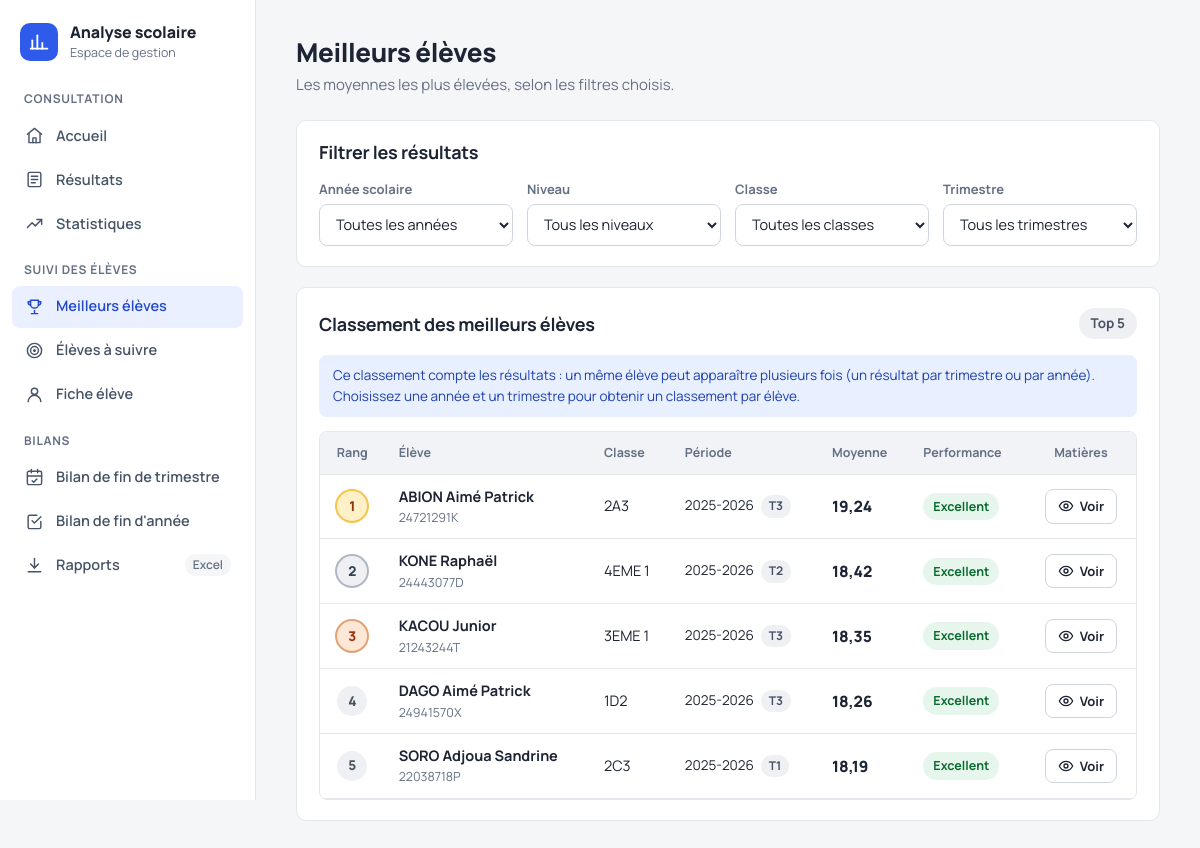
/meilleurs-eleves/, run on the app's committed database.
### analyse/models.py (models this page shows, shortened)
class Resultat(models.Model):
    TRIMESTRE_CHOICES = [
        ("T1", "Trimestre 1"),
        ("T2", "Trimestre 2"),
        ("T3", "Trimestre 3"),
    ]
    eleve = models.ForeignKey(
        Eleve,
        on_delete=models.CASCADE,
        related_name="resultats"
    )
    annee_scolaire = models.ForeignKey(
        AnneeScolaire,
        on_delete=models.CASCADE,
        related_name="resultats"
    )
    classe = models.ForeignKey(
        Classe,
        on_delete=models.CASCADE,
        related_name="resultats"
    )
    trimestre = models.CharField(
        max_length=2,
        choices=TRIMESTRE_CHOICES
    )
    composition_francaise = models.DecimalField(
        max_digits=5,
        decimal_places=2,
        null=True,
        blank=True
    )
    orthographe_grammaire = models.DecimalField(
        max_digits=5,
        decimal_places=2,
        null=True,
        blank=True
    )
    expression_orale = models.DecimalField(
        max_digits=5,
        decimal_places=2,
        null=True,
        blank=True
    )
    hist_geo = models.DecimalField(
        max_digits=5,
        decimal_places=2,
        null=True,
        blank=True
    )
    espagnol = models.DecimalField(
        max_digits=5,
        decimal_places=2,
        null=True,
        blank=True
    )
    allemand = models.DecimalField(
        max_digits=5,
        decimal_places=2,
        null=True,
        blank=True
    )
    anglais = models.DecimalField(
        max_digits=5,
        decimal_places=2,
        null=True,
        blank=True
    )
    francais = models.DecimalField(
        max_digits=5,
        decimal_places=2,
        null=True,
        blank=True
    )
    conduite = models.DecimalField(
        max_digits=5,
        decimal_places=2,
        null=True,
        blank=True
    )
    edhc = models.DecimalField(
        max_digits=5,
        decimal_places=2,
        null=True,
        blank=True
    )
    eps = models.DecimalField(
        max_digits=5,
        decimal_places=2,
        null=True,
        blank=True
    )
    svt = models.DecimalField(
        max_digits=5,
        decimal_places=2,
        null=True,
        blank=True
    )
    physiques_chimie = models.DecimalField(
        max_digits=5,
        decimal_places=2,
        null=True,
        blank=True
    )
    mathematiques = models.DecimalField(
        max_digits=5,
        decimal_places=2,
        null=True,
        blank=True
    )
    philosophie = models.DecimalField(
        max_digits=5,
        decimal_places=2,
        null=True,
        blank=True
    )
    moyenne_trimestrielle = models.DecimalField(
        max_digits=5,
        decimal_places=2,
        null=True,
        blank=True
    )
    rang = models.PositiveIntegerField(
        null=True,
        blank=True
    )
    class Meta:
        constraints = [
            models.UniqueConstraint(
                fields=[
                    "eleve",
                    "annee_scolaire",
                    "trimestre"
                ],
                name="resultat_unique_par_trimestre"
            )
        ]

class Eleve(models.Model):
    GENRE_CHOICES = [
        ("M", "Masculin"),
        ("F", "Féminin"),
    ]
    matricule = models.CharField(
        max_length=50,
        unique=True
    )
    nom = models.CharField(max_length=100)
    prenoms = models.CharField(max_length=150)
    genre = models.CharField(
        max_length=1,
        choices=GENRE_CHOICES,
        blank=True
    )
    date_naissance = models.DateField(
        null=True,
        blank=True
    )
    nationalite = models.CharField(
        max_length=100,
        blank=True
    )
    redoublant = models.BooleanField(
        default=False
    )
    statut = models.CharField(
        max_length=100,
        blank=True
    )

class Classe(models.Model):
    nom = models.CharField(max_length=100)
    niveau = models.CharField(max_length=100, blank=True)

class AnneeScolaire(models.Model):
    nom = models.CharField(max_length=20, unique=True)

### analyse/views.py (the view, shortened to what this page needs)
def meilleurs_eleves(request):
    annee_id = request.GET.get("annee")
    classe_id = request.GET.get("classe")
    trimestre = request.GET.get("trimestre")
    niveau = request.GET.get("niveau")
    annees = AnneeScolaire.objects.all().order_by("-nom")
    classes = Classe.objects.all().order_by("nom")
    niveaux_uniques = Classe.objects.values_list(
        'niveau', flat=True
    ).distinct().exclude(niveau='').order_by('niveau')
    resultats = Resultat.objects.select_related(
        "eleve",
        "annee_scolaire",
        "classe"
    )
    if niveau:
        resultats = resultats.filter(classe__niveau=niveau)
    if annee_id:
        resultats = resultats.filter(annee_scolaire_id=annee_id)
    if classe_id:
        resultats = resultats.filter(classe_id=classe_id)
    if trimestre:
        resultats = resultats.filter(trimestre=trimestre)
    if niveau:
        classes = classes.filter(niveau=niveau)
    meilleurs_eleves_liste = list(
        resultats
        .exclude(moyenne_trimestrielle=0)
        .order_by("-moyenne_trimestrielle", "eleve__nom", "eleve__prenoms")[:5]
    )
    for rang, resultat in enumerate(meilleurs_eleves_liste, start=1):
        resultat.rang = rang
        moyenne = resultat.moyenne_trimestrielle
        if moyenne is not None and moyenne >= 16:
            resultat.performance = "Excellent"
            resultat.performance_css = "excellent"
        elif moyenne is not None and moyenne >= 10:
            resultat.performance = "Satisfaisant"
            resultat.performance_css = "satisfaisant"
        else:
            resultat.performance = "À accompagner"
            resultat.performance_css = "a-accompagner"
        _attacher_details_matieres(resultat)
    filtres_actifs = []
    annee_obj = None
    if niveau:
        filtres_actifs.append({
            "libelle": "Niveau",
            "valeur": niveau,
        })
    classe_obj = None
    trimestre_labels = {
        "T1": "Trimestre 1",
        "T2": "Trimestre 2",
        "T3": "Trimestre 3",
    }
    if trimestre:
        filtres_actifs.append({
            "libelle": "Trimestre",
            "valeur": trimestre_labels.get(trimestre, trimestre),
        })
    periode_annee = annee_obj.nom if annee_obj else "Toutes les années"
    periode_trimestre = trimestre_labels.get(
        trimestre,
        "Tous les trimestres"
    )
    if annee_obj and trimestre:
        periode_analysee = f"{periode_annee} — {periode_trimestre}"
    elif annee_obj:
        periode_analysee = f"{periode_annee} — tous les trimestres"
    elif trimestre:
        periode_analysee = f"Toutes les années — {periode_trimestre}"
    else:
        periode_analysee = "Toutes les années — tous les trimestres"
    context = {
        "annees": annees,
        "classes": classes,
        "niveaux": niveaux_uniques,
        "annee_selectionnee": annee_id,
        "classe_selectionnee": classe_id,
        "trimestre_selectionne": trimestre,
        "niveau_selectionne": niveau,
        "filtres_actifs": filtres_actifs,
        "periode_analysee": periode_analysee,
        "meilleurs_eleves": meilleurs_eleves_liste,
    }
    return render(
        request,
        "analyse/meilleurs_eleves.html",
        context
    )

### analyse/views.py (called while the page is built)
def render(request, template_name, contexte=None, *args, **kwargs):
    contexte = dict(contexte or {})
    contexte.setdefault("bilan_disponible", bool(_ids_annees_completes()))
    return _render_django(request, template_name, contexte, *args, **kwargs)

def _attacher_details_matieres(resultat):
    resultat.details_matieres = [
        {"nom": nom, "note": getattr(resultat, champ)}
        for nom, champ in MATIERES.items()
        if getattr(resultat, champ) is not None
    ]

def _ids_annees_completes():
    lignes = (
        Resultat.objects
        .filter(trimestre__in=ORDRE_TRIMESTRES, moyenne_trimestrielle__gt=0)
        .order_by()
        .values("annee_scolaire_id")
        .annotate(nb=Count("trimestre", distinct=True))
        .filter(nb=len(ORDRE_TRIMESTRES))
    )
    return [ligne["annee_scolaire_id"] for ligne in lignes]

### analyse/templates/analyse/meilleurs_eleves.html (shortened to what this page needs)
{% extends 'base.html' %}
{% block content %}
<div class="dash">
    <header class="dash-header">
        <div>
            <h1>Meilleurs élèves</h1>
            <p class="dash-subtitle">Les moyennes les plus élevées, selon les filtres choisis.</p>
        </div>
    </header>
    <section class="panel filters-panel" aria-labelledby="titre-filtres">
        <div class="panel-head">
            <h2 id="titre-filtres">Filtrer les résultats</h2>
        </div>
        <form method="GET" id="filterForm" class="filters-form">
            <div>
                <label for="annee">Année scolaire</label>
                <select name="annee" id="annee">
                    <option value="">Toutes les années</option>
                </select>
            </div>
            <div>
                <label for="niveau">Niveau</label>
                <select name="niveau" id="niveau">
                    <option value="">Tous les niveaux</option>
                </select>
            </div>
            <div>
                <label for="classe">Classe</label>
                <select name="classe" id="classe">
                    <option value="">Toutes les classes</option>
                </select>
            </div>
            <div>
                <label for="trimestre">Trimestre</label>
                <select name="trimestre" id="trimestre">
                    <option value="">Tous les trimestres</option>
                </select>
            </div>
        </form>
    </section>
    <section class="panel" aria-labelledby="titre-classement">
        <div class="panel-head">
            <h2 id="titre-classement">Classement des meilleurs élèves</h2>
            {% if meilleurs_eleves %}<span class="count-badge">Top {{ meilleurs_eleves|length }}</span>{% endif %}
        </div>
        {% if meilleurs_eleves %}
            {% if not annee_selectionnee or not trimestre_selectionne %}
                <p class="hint">
                    Ce classement compte les résultats : un même élève peut apparaître
                    plusieurs fois (un résultat par trimestre ou par année). Choisissez
                    une année et un trimestre pour obtenir un classement par élève.
                </p>
            {% endif %}
            {% with seuil=seuil_reussite|default:10 %}
            <div class="table-wrapper">
                <table class="classement-table">
                    <thead>
                        <tr>
                            <th scope="col" class="col-num">Rang</th>
                            <th scope="col">Élève</th>
                            <th scope="col">Classe</th>
                            <th scope="col">Période</th>
                            <th scope="col">Moyenne</th>
                            <th scope="col">Performance</th>
                            <th scope="col" class="col-num">Matières</th>
                        </tr>
                    </thead>
                    <tbody>
                        {% for resultat in meilleurs_eleves %}
                            <tr class="row-main {% if resultat.rang == 1 %}podium-1{% elif resultat.rang == 2 %}podium-2{% elif resultat.rang == 3 %}podium-3{% endif %}">
                                <td class="col-num">
                                    <span class="rang">
                                        <span class="sr-only">Rang </span>{{ resultat.rang }}
                                    </span>
                                </td>
                                <td>
                                    <div class="eleve-nom">{{ resultat.eleve.nom }} {{ resultat.eleve.prenoms }}</div>
                                    <div class="eleve-matricule">{{ resultat.eleve.matricule }}</div>
                                </td>
                                <td>{{ resultat.classe.nom }}</td>
                                <td class="periode">
                                    {{ resultat.annee_scolaire.nom }}
                                    <span class="trimestre">{{ resultat.trimestre }}</span>
                                </td>
                                <td class="moyenne {% if resultat.moyenne_trimestrielle is not None and resultat.moyenne_trimestrielle < seuil %}low-average{% endif %}">
                                    {% if resultat.moyenne_trimestrielle is not None %}{{ resultat.moyenne_trimestrielle|floatformat:2 }}{% else %}—{% endif %}
                                </td>
                                <td>
                                    <span class="performance-badge {{ resultat.performance_css }}">{{ resultat.performance }}</span>
                                </td>
                                <td class="col-num">
                                    <button
                                        type="button"
                                        class="btn-details"
                                        aria-expanded="false"
                                        aria-controls="matieres-{{ forloop.counter }}"
                                        aria-label="Voir les moyennes par matière de {{ resultat.eleve.nom }} {{ resultat.eleve.prenoms }}"
                                    >
                                        <svg viewBox="0 0 24 24" aria-hidden="true"><path d="M2 12s3.5-7 10-7 10 7 10 7-3.5 7-10 7S2 12 2 12Z"/><circle cx="12" cy="12" r="3"/></svg>
                                        <span class="btn-details-label">Voir</span>
                                    </button>
                                </td>
                            </tr>
                        {% endfor %}
                    </tbody>
                </table>
            </div>
            {% endwith %}
        {% endif %}
    </section>
</div>
{% endblock %}

### templates/base.html (style rules this page uses)
:root { --bg: #f5f6f8; --surface: #ffffff; --border: #e4e7ec; --border-strong: #d0d5dd; --text: #1d2433; --text-muted: #667085; --accent: #2f5bea; --accent-hover: #2449c7; --accent-soft: #eaf0ff; --radius: 10px; --shadow-sm: 0 1px 2px rgba(16, 24, 40, 0.05); --shadow-md: 0 4px 16px rgba(16, 24, 40, 0.08); --sidebar-width: 256px; --content-max-width: 1440px; --font: "Manrope", system-ui, -apple-system, "Segoe UI", Roboto, Arial, sans-serif; }
* { box-sizing: border-box; }
html, body { margin: 0; padding: 0; }
html { -webkit-text-size-adjust: 100%; }
body { font-family: var(--font); font-size: 15px; line-height: 1.55; background: var(--bg); color: var(--text); -webkit-font-smoothing: antialiased; }
h1, h2, h3 { color: var(--text); letter-spacing: -0.015em; line-height: 1.25; }
h1 { margin-top: 0; margin-bottom: 24px; font-size: 26px; font-weight: 800; }
h2 { margin-top: 0; font-size: 19px; font-weight: 700; }

### data on the page
Resultat: rang "1", eleve.nom "ABION", eleve.prenoms "Aimé Patrick", eleve.matricule "24721291K", classe.nom "2A3", annee_scolaire.nom "2025-2026", trimestre "T3", moyenne_trimestrielle "19,24", performance "Excellent"
Resultat: rang "2", eleve.nom "KONE", eleve.prenoms "Raphaël", eleve.matricule "24443077D", classe.nom "4EME 1", annee_scolaire.nom "2025-2026", trimestre "T2", moyenne_trimestrielle "18,42", performance "Excellent"
Resultat: rang "3", eleve.nom "KACOU", eleve.prenoms "Junior", eleve.matricule "21243244T", classe.nom "3EME 1", annee_scolaire.nom "2025-2026", trimestre "T3", moyenne_trimestrielle "18,35", performance "Excellent"
Resultat: rang "4", eleve.nom "DAGO", eleve.prenoms "Aimé Patrick", eleve.matricule "24941570X", classe.nom "1D2", annee_scolaire.nom "2025-2026", trimestre "T3", moyenne_trimestrielle "18,26", performance "Excellent"
Resultat: rang "5", eleve.nom "SORO", eleve.prenoms "Adjoua Sandrine", eleve.matricule "22038718P", classe.nom "2C3", annee_scolaire.nom "2025-2026", trimestre "T1", moyenne_trimestrielle "18,19", performance "Excellent"

### other printed values
{{ meilleurs_eleves|length }} "5"
